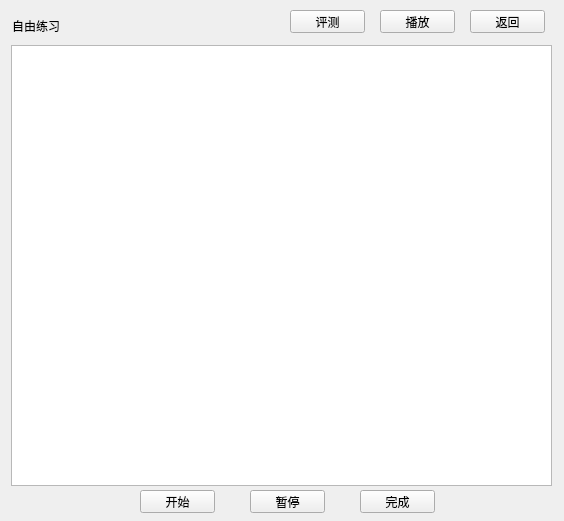
<?xml version="1.0" encoding="UTF-8"?>
<ui version="4.0">
 <class>Free</class>
 <widget class="QWidget" name="Free">
  <property name="geometry">
   <rect>
    <x>0</x>
    <y>0</y>
    <width>564</width>
    <height>521</height>
   </rect>
  </property>
  <property name="minimumSize">
   <size>
    <width>564</width>
    <height>521</height>
   </size>
  </property>
  <property name="windowTitle">
   <string>Form</string>
  </property>
  <widget class="QLabel" name="label_2">
   <property name="geometry">
    <rect>
     <x>9</x>
     <y>489</y>
     <width>104</width>
     <height>23</height>
    </rect>
   </property>
   <property name="text">
    <string/>
   </property>
  </widget>
  <widget class="QLabel" name="label_3">
   <property name="geometry">
    <rect>
     <x>451</x>
     <y>489</y>
     <width>104</width>
     <height>23</height>
    </rect>
   </property>
   <property name="text">
    <string/>
   </property>
  </widget>
  <widget class="QTextBrowser" name="textBrowser">
   <property name="geometry">
    <rect>
     <x>11</x>
     <y>45</y>
     <width>541</width>
     <height>441</height>
    </rect>
   </property>
   <property name="minimumSize">
    <size>
     <width>0</width>
     <height>0</height>
    </size>
   </property>
  </widget>
  <widget class="QLabel" name="label">
   <property name="geometry">
    <rect>
     <x>12</x>
     <y>15</y>
     <width>71</width>
     <height>21</height>
    </rect>
   </property>
   <property name="sizePolicy">
    <sizepolicy hsizetype="Expanding" vsizetype="Preferred">
     <horstretch>0</horstretch>
     <verstretch>0</verstretch>
    </sizepolicy>
   </property>
   <property name="text">
    <string>自由练习</string>
   </property>
  </widget>
  <widget class="QPushButton" name="JUDGE">
   <property name="geometry">
    <rect>
     <x>290</x>
     <y>10</y>
     <width>75</width>
     <height>23</height>
    </rect>
   </property>
   <property name="sizePolicy">
    <sizepolicy hsizetype="MinimumExpanding" vsizetype="Fixed">
     <horstretch>0</horstretch>
     <verstretch>0</verstretch>
    </sizepolicy>
   </property>
   <property name="text">
    <string>评测</string>
   </property>
  </widget>
  <widget class="QPushButton" name="PLAY">
   <property name="geometry">
    <rect>
     <x>380</x>
     <y>10</y>
     <width>75</width>
     <height>23</height>
    </rect>
   </property>
   <property name="sizePolicy">
    <sizepolicy hsizetype="MinimumExpanding" vsizetype="Fixed">
     <horstretch>0</horstretch>
     <verstretch>0</verstretch>
    </sizepolicy>
   </property>
   <property name="text">
    <string>播放</string>
   </property>
  </widget>
  <widget class="QPushButton" name="BACK">
   <property name="geometry">
    <rect>
     <x>470</x>
     <y>10</y>
     <width>75</width>
     <height>23</height>
    </rect>
   </property>
   <property name="sizePolicy">
    <sizepolicy hsizetype="MinimumExpanding" vsizetype="Fixed">
     <horstretch>0</horstretch>
     <verstretch>0</verstretch>
    </sizepolicy>
   </property>
   <property name="text">
    <string>返回</string>
   </property>
  </widget>
  <widget class="QPushButton" name="PAUSE">
   <property name="geometry">
    <rect>
     <x>250</x>
     <y>490</y>
     <width>75</width>
     <height>23</height>
    </rect>
   </property>
   <property name="sizePolicy">
    <sizepolicy hsizetype="Preferred" vsizetype="Fixed">
     <horstretch>0</horstretch>
     <verstretch>0</verstretch>
    </sizepolicy>
   </property>
   <property name="text">
    <string>暂停</string>
   </property>
  </widget>
  <widget class="QPushButton" name="HALT">
   <property name="geometry">
    <rect>
     <x>360</x>
     <y>490</y>
     <width>75</width>
     <height>23</height>
    </rect>
   </property>
   <property name="sizePolicy">
    <sizepolicy hsizetype="Preferred" vsizetype="Fixed">
     <horstretch>0</horstretch>
     <verstretch>0</verstretch>
    </sizepolicy>
   </property>
   <property name="text">
    <string>完成</string>
   </property>
  </widget>
  <widget class="QPushButton" name="START">
   <property name="geometry">
    <rect>
     <x>140</x>
     <y>490</y>
     <width>75</width>
     <height>23</height>
    </rect>
   </property>
   <property name="sizePolicy">
    <sizepolicy hsizetype="Preferred" vsizetype="Fixed">
     <horstretch>0</horstretch>
     <verstretch>0</verstretch>
    </sizepolicy>
   </property>
   <property name="text">
    <string>开始</string>
   </property>
  </widget>
 </widget>
 <resources/>
 <connections/>
</ui>
